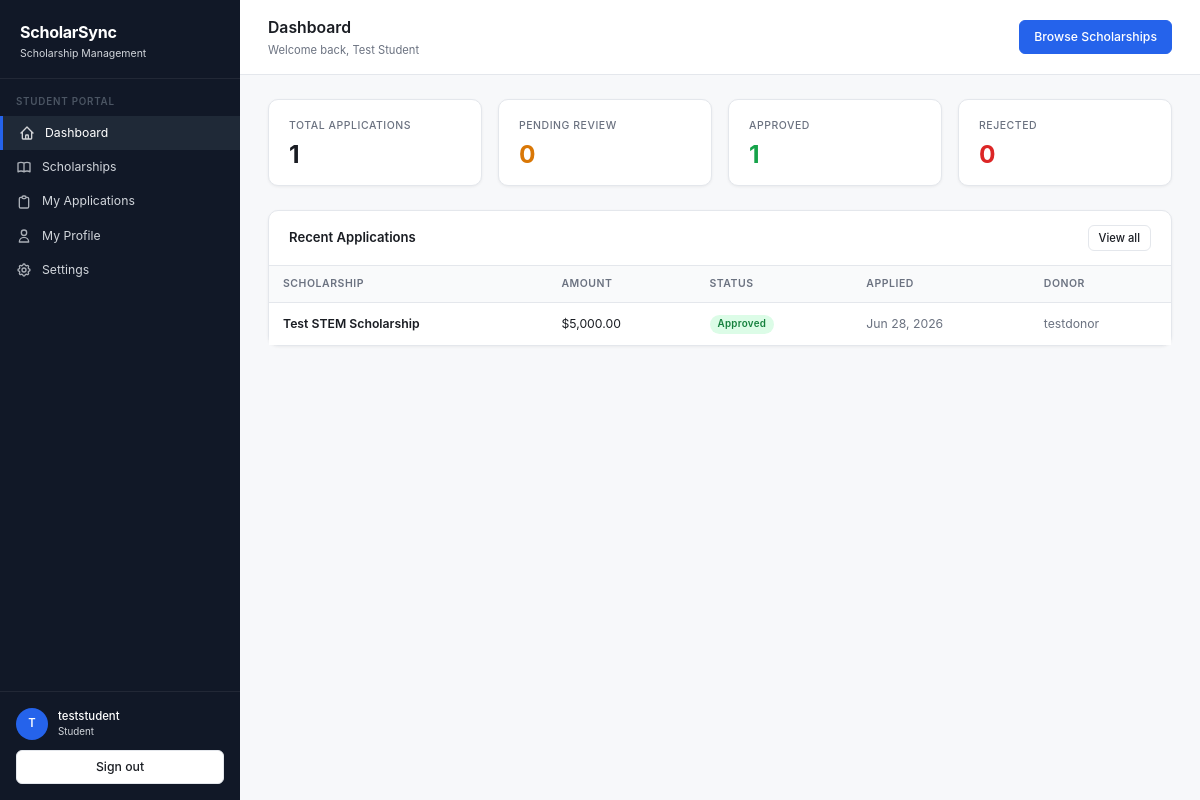
The page /student/dashboard (signed in) on the database its author committed.
### app/models/user.py (models this page shows, shortened)
class User(UserMixin, db.Model):
    __tablename__ = "users"
    id = db.Column(db.Integer, primary_key=True)
    username = db.Column(db.String(64), unique=True, nullable=False, index=True)
    password_hash = db.Column(db.String(256), nullable=False)
    role = db.Column(db.String(16), nullable=False)  # student | donor | admin
    created_at = db.Column(db.DateTime, default=db.func.now())
    student_profile = db.relationship("Student", back_populates="user", uselist=False)
    donor_profile = db.relationship("Donor", back_populates="user", uselist=False)

### app/models/student.py (models this page shows, shortened)
class Student(db.Model):
    __tablename__ = "students"
    id = db.Column(db.Integer, primary_key=True)
    user_id = db.Column(db.Integer, db.ForeignKey("users.id"), unique=True, nullable=False)
    student_code = db.Column(db.String(20), unique=True)
    first_name = db.Column(db.String(64))
    last_name = db.Column(db.String(64))
    email = db.Column(db.String(128))
    phone = db.Column(db.String(32))
    address = db.Column(db.String(256))
    date_of_birth = db.Column(db.Date)
    major = db.Column(db.String(100))
    gpa = db.Column(db.Numeric(3, 2))
    academic_year = db.Column(db.String(32))
    department = db.Column(db.String(100))
    profile_completed = db.Column(db.Boolean, default=False)
    created_at = db.Column(db.DateTime, default=db.func.now())
    user = db.relationship("User", back_populates="student_profile")
    applications = db.relationship("Application", back_populates="student", lazy="dynamic")
    @property
    def full_name(self) -> str:
        if self.first_name and self.last_name:
            return f"{self.first_name} {self.last_name}"
        return self.user.username if self.user else "Unknown"

### app/models/application.py (models this page shows, shortened)
class Application(db.Model):
    __tablename__ = "applications"
    id = db.Column(db.Integer, primary_key=True)
    student_id = db.Column(db.Integer, db.ForeignKey("students.id"), nullable=False)
    scholarship_id = db.Column(db.Integer, db.ForeignKey("scholarships.id"), nullable=False)
    status = db.Column(db.String(16), default="pending")  # pending | approved | rejected | withdrawn
    application_message = db.Column(db.Text)
    date_applied = db.Column(db.DateTime, default=db.func.now())
    date_reviewed = db.Column(db.DateTime)
    student = db.relationship("Student", back_populates="applications")
    scholarship = db.relationship("Scholarship", back_populates="applications")
    award = db.relationship("Award", back_populates="application", uselist=False)
    @property
    def status_label(self) -> str:
        labels = {
            "pending": "Pending",
            "approved": "Approved",
            "rejected": "Rejected",
            "withdrawn": "Withdrawn",
        }
        return labels.get(self.status, self.status.title())

### app/models/scholarship.py (models this page shows, shortened)
class Scholarship(db.Model):
    __tablename__ = "scholarships"
    id = db.Column(db.Integer, primary_key=True)
    donor_id = db.Column(db.Integer, db.ForeignKey("donors.id"), nullable=False)
    title = db.Column(db.String(256), nullable=False)
    description = db.Column(db.Text)
    amount = db.Column(db.Numeric(12, 2), nullable=False)
    deadline = db.Column(db.Date)
    is_active = db.Column(db.Boolean, default=True)
    slots = db.Column(db.Integer, default=1)
    category = db.Column(db.String(64))
    created_at = db.Column(db.DateTime, default=db.func.now())
    donor = db.relationship("Donor", back_populates="scholarships")
    criteria = db.relationship(
        "EligibilityCriteria", back_populates="scholarship", uselist=False, cascade="all, delete-orphan"
    )
    applications = db.relationship("Application", back_populates="scholarship", lazy="dynamic")

### app/models/donor.py (models this page shows, shortened)
class Donor(db.Model):
    __tablename__ = "donors"
    id = db.Column(db.Integer, primary_key=True)
    user_id = db.Column(db.Integer, db.ForeignKey("users.id"), unique=True, nullable=False)
    donor_code = db.Column(db.String(20), unique=True)
    name = db.Column(db.String(128))
    donor_type = db.Column(db.String(64))  # Individual | Organization | Corporate
    contact_email = db.Column(db.String(128))
    contact_phone = db.Column(db.String(32))
    address = db.Column(db.String(256))
    profile_completed = db.Column(db.Boolean, default=False)
    created_at = db.Column(db.DateTime, default=db.func.now())
    user = db.relationship("User", back_populates="donor_profile")
    scholarships = db.relationship("Scholarship", back_populates="donor", lazy="dynamic")
    @property
    def display_name(self) -> str:
        return self.name or (self.user.username if self.user else "Unknown")

### app/student/routes.py (the view)
@student.route("/dashboard")
@login_required
@student_required
def dashboard():
    profile = current_user.student_profile
    if not profile:
        abort(500)
    my_apps = (
        Application.query
        .filter_by(student_id=profile.id)
        .order_by(Application.date_applied.desc())
        .limit(5)
        .all()
    )
    stats = {
        "total": Application.query.filter_by(student_id=profile.id).count(),
        "pending": Application.query.filter_by(student_id=profile.id, status="pending").count(),
        "approved": Application.query.filter_by(student_id=profile.id, status="approved").count(),
        "rejected": Application.query.filter_by(student_id=profile.id, status="rejected").count(),
    }
    return render_template(
        "student/dashboard.html",
        profile=profile,
        recent_applications=my_apps,
        stats=stats,
        format_currency=format_currency,
        format_date=format_date,
    )

### app/models/user.py (called while the page is built)
@login_manager.user_loader
def load_user(user_id: str):
    return User.query.get(int(user_id))

### app/student/routes.py (called while the page is built)
def student_required(f):
    @wraps(f)
    def decorated(*args, **kwargs):
        if not current_user.is_authenticated or current_user.role != "student":
            abort(403)
        return f(*args, **kwargs)
    return decorated

### app/utils/helpers.py (called while the page is built)
def format_currency(value) -> str:
    try:
        return f"${float(value):,.2f}"
    except (TypeError, ValueError):
        return "$0.00"

def format_date(value, fmt: str = "%b %d, %Y") -> str:
    if value is None:
        return "—"
    if hasattr(value, "strftime"):
        return value.strftime(fmt)
    return str(value)

### app/templates/student/dashboard.html (shortened to what this page needs)
{% extends "base.html" %}
{% block page_title %}Dashboard{% endblock %}
{% block page_subtitle %}<p class="page-subtitle">Welcome back, {{ profile.full_name }}</p>{% endblock %}
{% block page_actions %}
  <a href="{{ url_for('student.scholarships') }}" class="btn btn-primary">Browse Scholarships</a>
{% endblock %}
{% block sidebar %}{% include "shared/sidebar_student.html" %}{% endblock %}
{% block content %}
<div class="stat-grid">
  <div class="stat-card">
    <div class="stat-label">Total Applications</div>
    <div class="stat-value">{{ stats.total }}</div>
  </div>
  <div class="stat-card">
    <div class="stat-label">Pending Review</div>
    <div class="stat-value" style="color:var(--color-warning);">{{ stats.pending }}</div>
  </div>
  <div class="stat-card">
    <div class="stat-label">Approved</div>
    <div class="stat-value" style="color:var(--color-success);">{{ stats.approved }}</div>
  </div>
  <div class="stat-card">
    <div class="stat-label">Rejected</div>
    <div class="stat-value" style="color:var(--color-danger);">{{ stats.rejected }}</div>
  </div>
</div>
<div class="card">
  <div class="card-header">
    <h2 class="card-title">Recent Applications</h2>
    <a href="{{ url_for('student.applications') }}" class="btn btn-secondary btn-sm">View all</a>
  </div>
  {% if recent_applications %}
  <div class="table-wrapper" style="border:none; border-radius:0; box-shadow:none;">
    <table>
      <thead>
        <tr>
          <th>Scholarship</th>
          <th>Amount</th>
          <th>Status</th>
          <th>Applied</th>
          <th>Donor</th>
        </tr>
      </thead>
      <tbody>
        {% for app in recent_applications %}
        <tr>
          <td class="fw-600">{{ app.scholarship.title }}</td>
          <td>{{ format_currency(app.scholarship.amount) }}</td>
          <td><span class="badge badge-{{ app.status }}">{{ app.status_label }}</span></td>
          <td class="td-muted">{{ format_date(app.date_applied, '%b %d, %Y') }}</td>
          <td class="td-muted">{{ app.scholarship.donor.display_name }}</td>
        </tr>
        {% endfor %}
      </tbody>
    </table>
  </div>
  {% else %}
  <div class="empty-state">
    <div class="empty-title">No applications yet</div>
    <div class="empty-desc">Browse available scholarships and submit your first application.</div>
    <a href="{{ url_for('student.scholarships') }}" class="btn btn-primary" style="margin-top:16px;">Browse Scholarships</a>
  </div>
  {% endif %}
</div>
{% endblock %}

### app/templates/base.html (shortened to what this page needs)
<!DOCTYPE html>
<html lang="en">
<head>
  <link rel="stylesheet" href="{{ url_for('static', filename='css/main.css') }}">
</head>
<body>
<div class="app-layout">
  <aside class="sidebar">
    <div class="sidebar-brand">
      <div class="sidebar-brand-name">ScholarSync</div>
      <div class="sidebar-brand-sub">Scholarship Management</div>
    </div>
    {% block sidebar %}{% endblock %}
    <div class="sidebar-footer">
      <div class="sidebar-user">
        <div class="sidebar-avatar">{{ current_user.username[0].upper() }}</div>
        <div class="sidebar-user-info">
          <div class="sidebar-username">{{ current_user.username }}</div>
          <div class="sidebar-role">{{ current_user.role }}</div>
        </div>
      </div>
      <a href="{{ url_for('auth.logout') }}" class="btn btn-secondary" style="width:100%; justify-content:center;">
        Sign out
      </a>
    </div>
  </aside>
  <main class="main-content">
    <div class="page-header">
      <div>
        <h1 class="page-title">{% block page_title %}{% endblock %}</h1>
        {% block page_subtitle %}{% endblock %}
      </div>
      <div class="d-flex align-center gap-8">
        {% block page_actions %}{% endblock %}
      </div>
    </div>
    <div class="page-body">
      {% block content %}{% endblock %}
    </div>
  </main>
</div>
</body>
</html>

### rows shown on the page
User: username "T", username "teststudent", role "Student"
Student: full_name "Test Student"
Application: scholarship "Test STEM Scholarship", status_label "Approved", date_applied "Jun 28, 2026", scholarship.donor.display_name "testdonor"
Scholarship: amount "$5,000.00"

### other values the page prints
{{ stats.total }} "1"
{{ stats.pending }} "0"
{{ stats.approved }} "1"
{{ stats.rejected }} "0"
